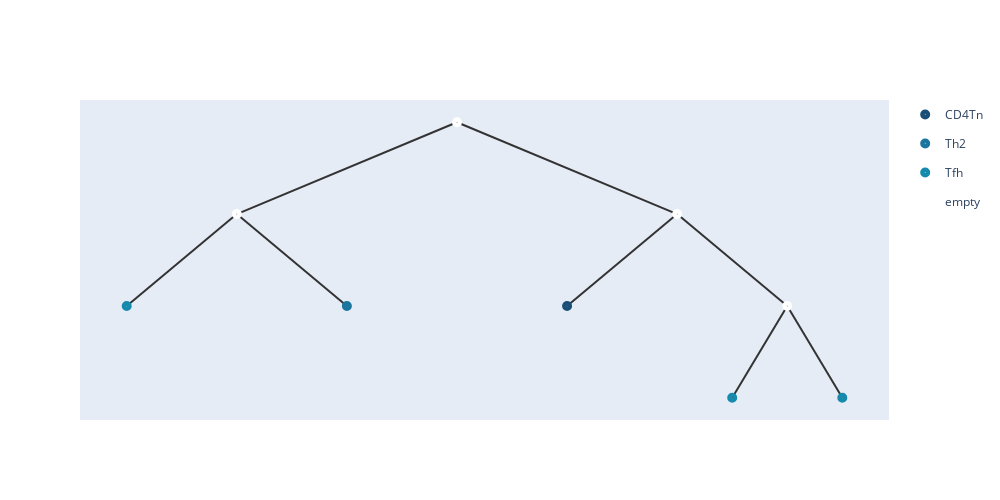

The code cell stored with this chart in its notebook:
### Code cell
nodes1 = [node(name=str(i),son=[]) for i in range(len(uf.tree()))]
for i in range(n):
    nodes1[i].subson=[i];
for i,j in enumerate(uf.tree()):
    if(j!=-1):
        nodes1[j].son.append(nodes1[i])
    nodes1[i].value=torch.tensor(embeddings[i]);
    nodes1[i].hyper=torch.tensor(embeddings[i])
root = nodes1[-1];
add_meta(root,meta_list1,[])
show_tree(root,color=['#184e77','#1a759f','#168aad',"#34a0a4",'#52b69a','#99d98c','#76c893','#99d98c']).show_fig()
remove_meta(root);

### Figure 1 — Plotly figure (JSON) as saved in the notebook; plotly's stock layout.template omitted (floating-point values rounded to 4 significant figures)
{"data": [{"hoverinfo": "text", "hovertext": ["0_CD4Tn"], "legendgroup": "CD4Tn", "marker": {"color": "#184e77", "size": 10, "symbol": "circle-dot"}, "mode": "markers+text", "name": "CD4Tn", "type": "scatter", "x": [6.625], "y": [2]}, {"hoverinfo": "text", "hovertext": ["4_Th2"], "legendgroup": "Th2", "marker": {"color": "#1a759f", "size": 10, "symbol": "circle-dot"}, "mode": "markers+text", "name": "Th2", "type": "scatter", "x": [4.375], "y": [2]}, {"hoverinfo": "text", "hovertext": ["3_Tfh", "1_Tfh", "2_Tfh"], "legendgroup": "Tfh", "marker": {"color": "#168aad", "size": 10, "symbol": "circle-dot"}, "mode": "markers+text", "name": "Tfh", "type": "scatter", "x": [2.125, 8.312, 9.438], "y": [2, 0.5, 0.5]}, {"hoverinfo": "text", "hovertext": ["8", "6", "7", "5"], "legendgroup": "empty", "marker": {"color": "#fff", "size": 10, "symbol": "circle-dot"}, "mode": "markers+text", "name": "empty", "type": "scatter", "x": [5.5, 3.25, 7.75, 8.875], "y": [5, 3.5, 3.5, 2]}], "layout": {"height": 500, "shapes": [{"layer": "below", "line": {"color": "#333", "width": 2}, "type": "line", "x0": 5.5, "x1": 5.5, "y0": 5, "y1": 5}, {"layer": "below", "line": {"color": "#333", "width": 2}, "type": "line", "x0": 5.5, "x1": 3.25, "y0": 5, "y1": 3.5}, {"layer": "below", "line": {"color": "#333", "width": 2}, "type": "line", "x0": 3.25, "x1": 2.125, "y0": 3.5, "y1": 2}, {"layer": "below", "line": {"color": "#333", "width": 2}, "type": "line", "x0": 3.25, "x1": 4.375, "y0": 3.5, "y1": 2}, {"layer": "below", "line": {"color": "#333", "width": 2}, "type": "line", "x0": 5.5, "x1": 7.75, "y0": 5, "y1": 3.5}, {"layer": "below", "line": {"color": "#333", "width": 2}, "type": "line", "x0": 7.75, "x1": 6.625, "y0": 3.5, "y1": 2}, {"layer": "below", "line": {"color": "#333", "width": 2}, "type": "line", "x0": 7.75, "x1": 8.875, "y0": 3.5, "y1": 2}, {"layer": "below", "line": {"color": "#333", "width": 2}, "type": "line", "x0": 8.875, "x1": 8.312, "y0": 2, "y1": 0.5}, {"layer": "below", "line": {"color": "#333", "width": 2}, "type": "line", "x0": 8.875, "x1": 9.438, "y0": 2, "y1": 0.5}], "width": 1000, "xaxis": {"showgrid": false, "showline": false, "showticklabels": false, "zeroline": false}, "yaxis": {"showgrid": false, "showline": false, "showticklabels": false, "zeroline": false}}}
